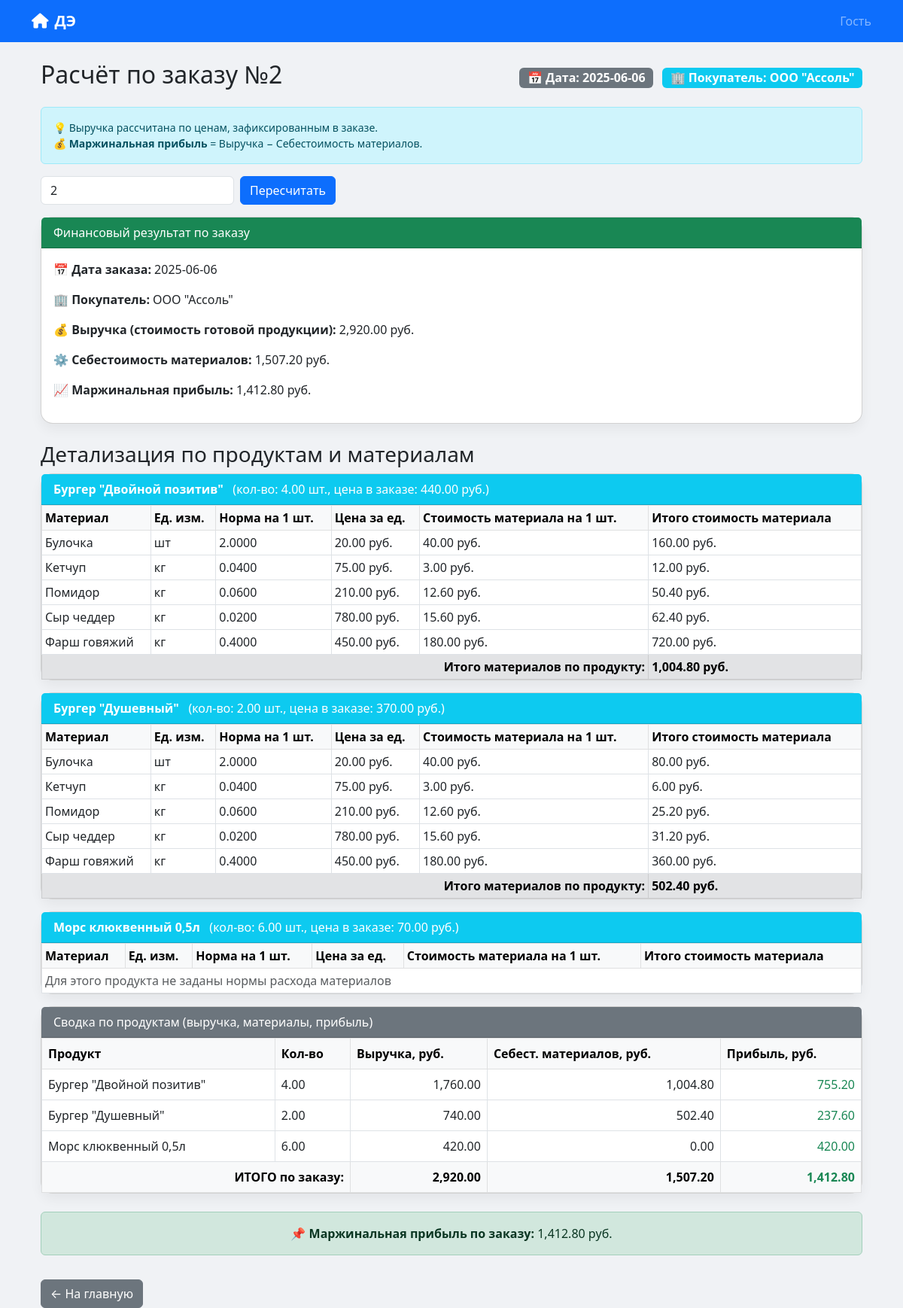
Page /modules/calc_order.php?id=2 on the committed database.
### tables this page shows
CREATE TABLE `orders` (
  `id` int(11) NOT NULL,
  `customer_id` varchar(20) DEFAULT NULL,
  `order_date` date DEFAULT NULL,
  `total_amount` decimal(10,2) DEFAULT 0.00
);

CREATE TABLE `customers` (
  `id` varchar(20) NOT NULL,
  `name` varchar(255) NOT NULL,
  `inn` varchar(20) DEFAULT NULL,
  `address` varchar(255) DEFAULT NULL,
  `phone` varchar(20) DEFAULT NULL,
  `salesman` tinyint(1) DEFAULT 0,
  `buyer` tinyint(1) DEFAULT 0
);

CREATE TABLE `order_items` (
  `id` int(11) NOT NULL,
  `order_id` int(11) DEFAULT NULL,
  `product_id` int(11) DEFAULT NULL,
  `quantity` decimal(10,2) NOT NULL,
  `price` decimal(10,2) NOT NULL
);

CREATE TABLE `materials` (
  `id` int(11) NOT NULL,
  `name` varchar(255) NOT NULL,
  `code` varchar(50) DEFAULT NULL,
  `price` decimal(10,2) NOT NULL,
  `unit` varchar(20) DEFAULT 'кг'
);

CREATE TABLE `production_norms` (
  `id` int(11) NOT NULL,
  `product_id` int(11) DEFAULT NULL,
  `material_id` int(11) DEFAULT NULL,
  `quantity_per_unit` decimal(10,4) NOT NULL
);

### modules/calc_order.php (the view, shortened to what this page needs)
<?php
require_once '../functions.php';
$orderId = isset($_GET['id']) ? (int)$_GET['id'] : 1;
$stmtOrder = $pdo->prepare("SELECT o.order_date, c.name AS customer_name FROM orders o LEFT JOIN customers c ON o.customer_id = c.id WHERE o.id = ?");
$stmtOrder->execute([$orderId]);
$orderInfo = $stmtOrder->fetch(PDO::FETCH_ASSOC);
$orderDate = $orderInfo ? $orderInfo['order_date'] : '—';
$customerName = $orderInfo ? $orderInfo['customer_name'] : '—';
$sqlDetails = "
    SELECT
        oi.id,
        p.name AS product_name,
        oi.quantity,
        oi.price AS product_price,
        m.name AS material_name,
        m.unit AS material_unit,
        pn.quantity_per_unit,
        m.price AS material_price,
        (pn.quantity_per_unit * m.price) AS material_cost_per_unit,
        (oi.quantity * pn.quantity_per_unit * m.price) AS material_cost_total
    FROM order_items oi
    JOIN products p ON oi.product_id = p.id
    LEFT JOIN production_norms pn ON oi.product_id = pn.product_id
    LEFT JOIN materials m ON pn.material_id = m.id
    WHERE oi.order_id = ?
    ORDER BY p.name, m.name
";
$stmtDetails = $pdo->prepare($sqlDetails);
$stmtDetails->execute([$orderId]);
$items = $stmtDetails->fetchAll(PDO::FETCH_ASSOC);
$groupedItems = [];
$totalRevenue = 0;
$totalMaterialCost = 0;
foreach ($items as $item) {
    $prodKey = $item['product_name'];
    if (!isset($groupedItems[$prodKey])) {
        $groupedItems[$prodKey] = [
            'quantity'          => $item['quantity'],
            'product_price'     => $item['product_price'],
            'product_total_cost'=> $item['quantity'] * $item['product_price'],
            'materials'         => [],
            'material_sum'      => 0
        ];
        $totalRevenue += $item['quantity'] * $item['product_price'];
    }
    if ($item['material_name']) {
        $materialTotal = $item['material_cost_total'];
        $groupedItems[$prodKey]['materials'][] = [
            'material_name'        => $item['material_name'],
            'material_unit'        => $item['material_unit'],
            'quantity_per_unit'    => $item['quantity_per_unit'],
            'material_price'       => $item['material_price'],
            'material_cost_per_unit' => $item['material_cost_per_unit'],
            'material_cost_total'  => $materialTotal
        ];
        $groupedItems[$prodKey]['material_sum'] += $materialTotal;
        $totalMaterialCost += $materialTotal;
    }
}
$profit = $totalRevenue - $totalMaterialCost;
include '../templates/header.php';
?>
<div class="container mt-4">
    <div class="d-flex justify-content-between align-items-center flex-wrap mb-3">
        <h2>Расчёт по заказу №<?= htmlspecialchars($orderId) ?></h2>
        <div>
            <span class="badge bg-secondary fs-6">📅 Дата: <?= htmlspecialchars($orderDate) ?></span>
            <span class="badge bg-info fs-6 ms-2">🏢 Покупатель: <?= htmlspecialchars($customerName) ?></span>
        </div>
    </div>
    <div class="alert alert-info small">
        💡 Выручка рассчитана по ценам, зафиксированным в заказе.<br>
        💰 <strong>Маржинальная прибыль</strong> = Выручка − Себестоимость материалов.
    </div>
    <div class="mb-3">
        <form method="get" class="row g-2">
            <div class="col-auto">
                <input type="number" id="orderId" name="id" class="form-control" value="<?= $orderId ?>" min="1">
            </div>
            <div class="col-auto">
                <button type="submit" class="btn btn-primary">Пересчитать</button>
            </div>
        </form>
    </div>
    <div class="card mb-4">
        <div class="card-header bg-success text-white">
            Финансовый результат по заказу
        </div>
        <div class="card-body">
            <p><strong>📅 Дата заказа:</strong> <?= htmlspecialchars($orderDate) ?></p>
            <p><strong>🏢 Покупатель:</strong> <?= htmlspecialchars($customerName) ?></p>
            <p><strong>💰 Выручка (стоимость готовой продукции):</strong> <?= number_format($totalRevenue, 2) ?> руб.</p>
            <p><strong>⚙️ Себестоимость материалов:</strong> <?= number_format($totalMaterialCost, 2) ?> руб.</p>
            <p><strong>📈 Маржинальная прибыль:</strong> <?= number_format($profit, 2) ?> руб.</p>
        </div>
    </div>
    <?php if (!empty($groupedItems)): ?>
        <h3>Детализация по продуктам и материалам</h3>
        <?php foreach ($groupedItems as $productName => $data): ?>
            <div class="card mb-3">
                <div class="card-header bg-info text-white">
                    <strong><?= htmlspecialchars($productName) ?></strong> &nbsp;
                    (кол-во: <?= $data['quantity'] ?> шт., цена в заказе: <?= number_format($data['product_price'], 2) ?> руб.)
                </div>
                <div class="card-body p-0">
                    <table class="table table-sm table-bordered mb-0">
                        <thead class="table-light">
                            <tr>
                                <th>Материал</th>
                                <th>Ед. изм.</th>
                                <th>Норма на 1 шт.</th>
                                <th>Цена за ед.</th>
                                <th>Стоимость материала на 1 шт.</th>
                                <th>Итого стоимость материала</th>
                            </tr>
                        </thead>
                        <tbody>
                            <?php if (empty($data['materials'])): ?>
                                <tr>
                                    <td colspan="6" class="text-muted">Для этого продукта не заданы нормы расхода материалов</td>
                                </tr>
                            <?php else: ?>
                                <?php foreach ($data['materials'] as $mat): ?>
                                    <tr>
                                        <td><?= htmlspecialchars($mat['material_name']) ?></td>
                                        <td><?= htmlspecialchars($mat['material_unit']) ?></td>
                                        <td><?= $mat['quantity_per_unit'] ?></td>
                                        <td><?= number_format($mat['material_price'], 2) ?> руб.</td>
                                        <td><?= number_format($mat['material_cost_per_unit'], 2) ?> руб.</td>
                                        <td><?= number_format($mat['material_cost_total'], 2) ?> руб.</td>
                                    </tr>
                                <?php endforeach; ?>
                                <tr class="table-secondary">
                                    <td colspan="5" class="text-end"><strong>Итого материалов по продукту:</strong></td>
                                    <td><strong><?= number_format($data['material_sum'], 2) ?> руб.</strong></td>
                                </tr>
                            <?php endif; ?>
                        </tbody>
                    </table>
                </div>
            </div>
        <?php endforeach; ?>
        <div class="card mt-3">
            <div class="card-header bg-secondary text-white">
                Сводка по продуктам (выручка, материалы, прибыль)
            </div>
            <div class="card-body p-0">
                <table class="table table-bordered mb-0">
                    <thead class="table-light">
                        <tr>
                            <th>Продукт</th>
                            <th>Кол-во</th>
                            <th>Выручка, руб.</th>
                            <th>Себест. материалов, руб.</th>
                            <th>Прибыль, руб.</th>
                        </tr>
                    </thead>
                    <tbody>
                        <?php
                        $sumRev = 0;
                        $sumMat = 0;
                        foreach ($groupedItems as $productName => $data):
                            $rev = $data['product_total_cost'];
                            $mat = $data['material_sum'];
                            $pr = $rev - $mat;
                            $sumRev += $rev;
                            $sumMat += $mat;
                        ?>
                            <tr>
                                <td><?= htmlspecialchars($productName) ?></td>
                                <td><?= $data['quantity'] ?></td>
                                <td class="text-end"><?= number_format($rev, 2) ?></td>
                                <td class="text-end"><?= number_format($mat, 2) ?></td>
                                <td class="text-end <?= $pr < 0 ? 'text-danger' : 'text-success' ?>">
                                    <?= number_format($pr, 2) ?>
                                </td>
                            </tr>
                        <?php endforeach; ?>
                    </tbody>
                    <tfoot class="table-light">
                        <tr>
                            <th colspan="2" class="text-end">ИТОГО по заказу:</th>
                            <th class="text-end"><?= number_format($sumRev, 2) ?></th>
                            <th class="text-end"><?= number_format($sumMat, 2) ?></th>
                            <th class="text-end <?= ($sumRev - $sumMat) < 0 ? 'text-danger' : 'text-success' ?>">
                                <?= number_format($sumRev - $sumMat, 2) ?>
                            </th>
                        </tr>
                    </tfoot>
                </table>
            </div>
        </div>
        <div class="alert alert-success mt-4 text-center">
            <strong>📌 Маржинальная прибыль по заказу:</strong>
            <?= number_format($profit, 2) ?> руб.
        </div>
    <?php else: ?>
        <div class="alert alert-warning">В заказе №<?= $orderId ?> нет позиций.</div>
    <?php endif; ?>
    <a href="../index.php" class="btn btn-secondary mt-3">← На главную</a>
</div>
<?php include '../templates/footer.php'; ?>

### templates/header.php (shortened to what this page needs)
<!DOCTYPE html>
<html lang="ru">
<head>
    <link href="https://cdn.jsdelivr.net/npm/bootstrap@5.3.0-alpha1/dist/css/bootstrap.min.css" rel="stylesheet">
    <link rel="stylesheet" href="https://cdnjs.cloudflare.com/ajax/libs/font-awesome/6.0.0-beta3/css/all.min.css">
</head>
<body>
<nav class="navbar navbar-expand-lg navbar-dark bg-primary mb-4">
    <div class="container">
        <a class="navbar-brand" href="index.php"><i class="fas fa-home me-2"></i>ДЭ</a>
        <span class="navbar-text text-white-50">
            <?php if (isset($_SESSION['user'])): ?>
                <i class="fas fa-user me-1"></i><?= htmlspecialchars($_SESSION['user']['login']) ?>
            <?php else: ?>
                Гость
            <?php endif; ?>
        </span>
    </div>
</nav>
<div class="container">

### templates/footer.php (shortened to what this page needs)
</div>
</body>
</html>

### templates/header.php (style rules this page uses)
body { background: #f0f2f5; }
.navbar-brand { font-weight: bold; }
.card { border-radius: 1rem; box-shadow: 0 0.5rem 1rem rgba(0,0,0,0.05); }

### rows in the picture
orders: order_date "2025-06-06", customer.name "ООО \"Ассоль\""
order_items: materials.name "Булочка", materials.unit "шт", production_norms.quantity_per_unit "2.0000", materials.price "20.00", material_cost_per_unit "40.00", material_cost_total "160.00", materials.name "Кетчуп", materials.unit "кг", production_norms.quantity_per_unit "0.0400", materials.price "75.00", material_cost_per_unit "3.00", material_cost_total "12.00", materials.name "Помидор", production_norms.quantity_per_unit "0.0600", materials.price "210.00", material_cost_per_unit "12.60", material_cost_total "50.40", materials.name "Сыр чеддер", production_norms.quantity_per_unit "0.0200", materials.price "780.00", material_cost_per_unit "15.60", material_cost_total "62.40", materials.name "Фарш говяжий", production_norms.quantity_per_unit "0.4000", materials.price "450.00", material_cost_per_unit "180.00", material_cost_total "720.00"
order_items: materials.name "Булочка", materials.unit "шт", production_norms.quantity_per_unit "2.0000", materials.price "20.00", material_cost_per_unit "40.00", material_cost_total "80.00", materials.name "Кетчуп", materials.unit "кг", production_norms.quantity_per_unit "0.0400", materials.price "75.00", material_cost_per_unit "3.00", material_cost_total "6.00", materials.name "Помидор", production_norms.quantity_per_unit "0.0600", materials.price "210.00", material_cost_per_unit "12.60", material_cost_total "25.20", materials.name "Сыр чеддер", production_norms.quantity_per_unit "0.0200", materials.price "780.00", material_cost_per_unit "15.60", material_cost_total "31.20", materials.name "Фарш говяжий", production_norms.quantity_per_unit "0.4000", materials.price "450.00", material_cost_per_unit "180.00", material_cost_total "360.00"

### other values in the picture
$orderId "2"
$totalRevenue "2,920.00"
$totalMaterialCost "1,507.20"
$profit "1,412.80"
$productName "Бургер \"Двойной позитив\""
$data['quantity'] "4.00"
$data['product_price'] "440.00"
$data['material_sum'] "1,004.80"
$productName "Бургер \"Душевный\""
$data['quantity'] "2.00"
$data['product_price'] "370.00"
$data['material_sum'] "502.40"
$productName "Морс клюквенный 0,5л"
$data['quantity'] "6.00"
$data['product_price'] "70.00"
